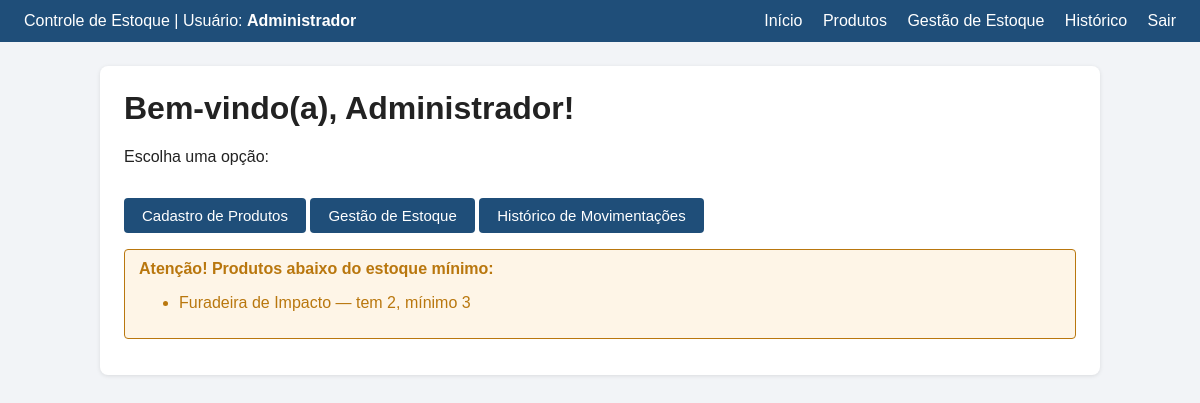
The page /11-projeto-completo-estoque/principal.php (signed in) on the database its author committed.
### tables this page shows
CREATE TABLE produtos (
    id INT AUTO_INCREMENT PRIMARY KEY,
    nome VARCHAR(100) NOT NULL,
    descricao TEXT,
    categoria VARCHAR(50),
    marca VARCHAR(50),
    preco DECIMAL(10,2) NOT NULL DEFAULT 0,
    quantidade INT NOT NULL DEFAULT 0,        
    estoque_minimo INT NOT NULL DEFAULT 0     
);

### 11-projeto-completo-estoque/funcoes.php (called while the page is built, shortened)
<?php
function e($texto) {
    return htmlspecialchars((string)$texto);
}
?>

### 11-projeto-completo-estoque/principal.php (the view, shortened to what this page needs)
<?php
include "conexao.php";
include "funcoes.php";
$baixos = mysqli_query($conexao, "SELECT * FROM produtos WHERE quantidade < estoque_minimo");
include "topo.php";
?>
    <h1>Bem-vindo(a), <?php echo e($_SESSION['usuario_nome']); ?>!</h1>
    <p>Escolha uma opção:</p>
    <p>
        <a class="botao" href="produtos.php">Cadastro de Produtos</a>
        <a class="botao" href="estoque.php">Gestão de Estoque</a>
        <a class="botao" href="historico.php">Histórico de Movimentações</a>
    </p>
    <?php if (mysqli_num_rows($baixos) > 0) { ?>
        <div class="mensagem aviso">
            <strong>Atenção! Produtos abaixo do estoque mínimo:</strong>
            <ul>
                <?php while ($p = mysqli_fetch_assoc($baixos)) { ?>
                    <li><?php echo e($p['nome']); ?> — tem <?php echo $p['quantidade']; ?>, mínimo <?php echo $p['estoque_minimo']; ?></li>
                <?php } ?>
            </ul>
        </div>
    <?php } ?>
<?php include "rodape.php"; ?>

### 11-projeto-completo-estoque/estilo.css (style rules this page uses)
:root { --cor-principal: #1f4e79; --cor-fundo: #f2f4f7; --cor-texto: #222; --cor-perigo: #c0392b; --cor-sucesso: #1e8449; --cor-aviso: #b9770e; }
* { box-sizing: border-box; }
body { margin: 0; font-family: Arial, Helvetica, sans-serif; background: var(--cor-fundo); color: var(--cor-texto); }
h1 { margin-top: 0; }
button, .botao { display: inline-block; margin-top: 16px; padding: 9px 18px; background: var(--cor-principal); color: white; border: none; border-radius: 4px; font-size: 15px; cursor: pointer; text-decoration: none; }
.mensagem { padding: 10px 14px; border-radius: 4px; margin: 12px 0; }
.aviso { background: #fef5e7; color: var(--cor-aviso); border: 1px solid var(--cor-aviso); }

### rows shown on the page
produtos: nome "Furadeira de Impacto", quantidade "2", estoque_minimo "3"

### other values the page prints
$_SESSION['usuario_nome'] "Administrador"
